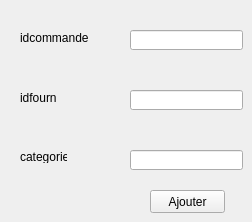
       <widget class="QWidget" name="tabcommandes6_2">
        <attribute name="title">
         <string>Ajouter une commande</string>
        </attribute>
        <widget class="QLabel" name="label_75">
         <property name="geometry">
          <rect>
           <x>20</x>
           <y>30</y>
           <width>71</width>
           <height>16</height>
          </rect>
         </property>
         <property name="text">
          <string>idcommande</string>
         </property>
        </widget>
        <widget class="QLabel" name="label_76">
         <property name="geometry">
          <rect>
           <x>20</x>
           <y>150</y>
           <width>47</width>
           <height>13</height>
          </rect>
         </property>
         <property name="text">
          <string>categorie</string>
         </property>
        </widget>
        <widget class="QLineEdit" name="lineEdit_idcom">
         <property name="geometry">
          <rect>
           <x>130</x>
           <y>30</y>
           <width>113</width>
           <height>20</height>
          </rect>
         </property>
        </widget>
        <widget class="QLineEdit" name="lineEdit_catprod">
         <property name="geometry">
          <rect>
           <x>130</x>
           <y>150</y>
           <width>113</width>
           <height>20</height>
          </rect>
         </property>
        </widget>
        <widget class="QPushButton" name="pb_ajouter_2">
         <property name="geometry">
          <rect>
           <x>150</x>
           <y>190</y>
           <width>75</width>
           <height>23</height>
          </rect>
         </property>
         <property name="text">
          <string>Ajouter</string>
         </property>
        </widget>
        <widget class="QLabel" name="label_77">
         <property name="geometry">
          <rect>
           <x>20</x>
           <y>90</y>
           <width>71</width>
           <height>16</height>
          </rect>
         </property>
         <property name="text">
          <string>idfourn</string>
         </property>
        </widget>
        <widget class="QLineEdit" name="lineEdit_idfourn">
         <property name="geometry">
          <rect>
           <x>130</x>
           <y>90</y>
           <width>113</width>
           <height>20</height>
          </rect>
         </property>
        </widget>
       </widget>
